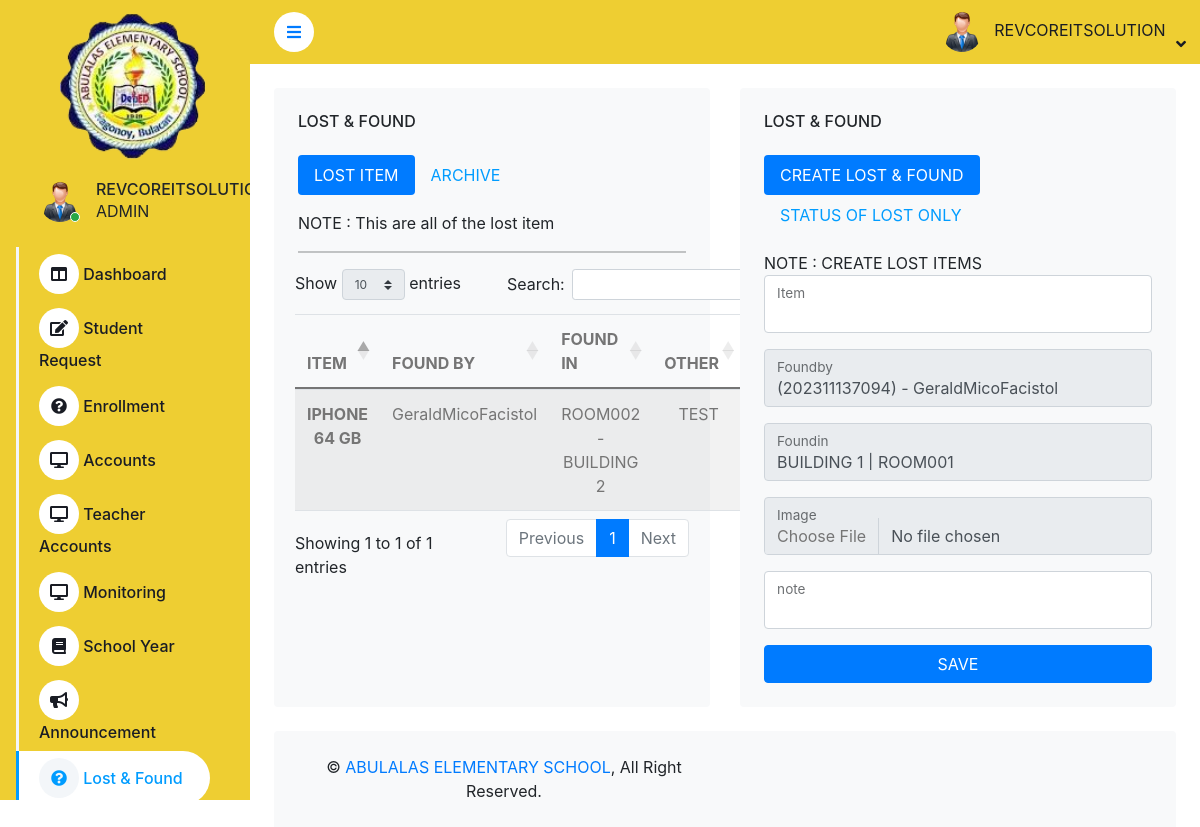
Before: /home.php?view=lost (signed in) with the older database file.
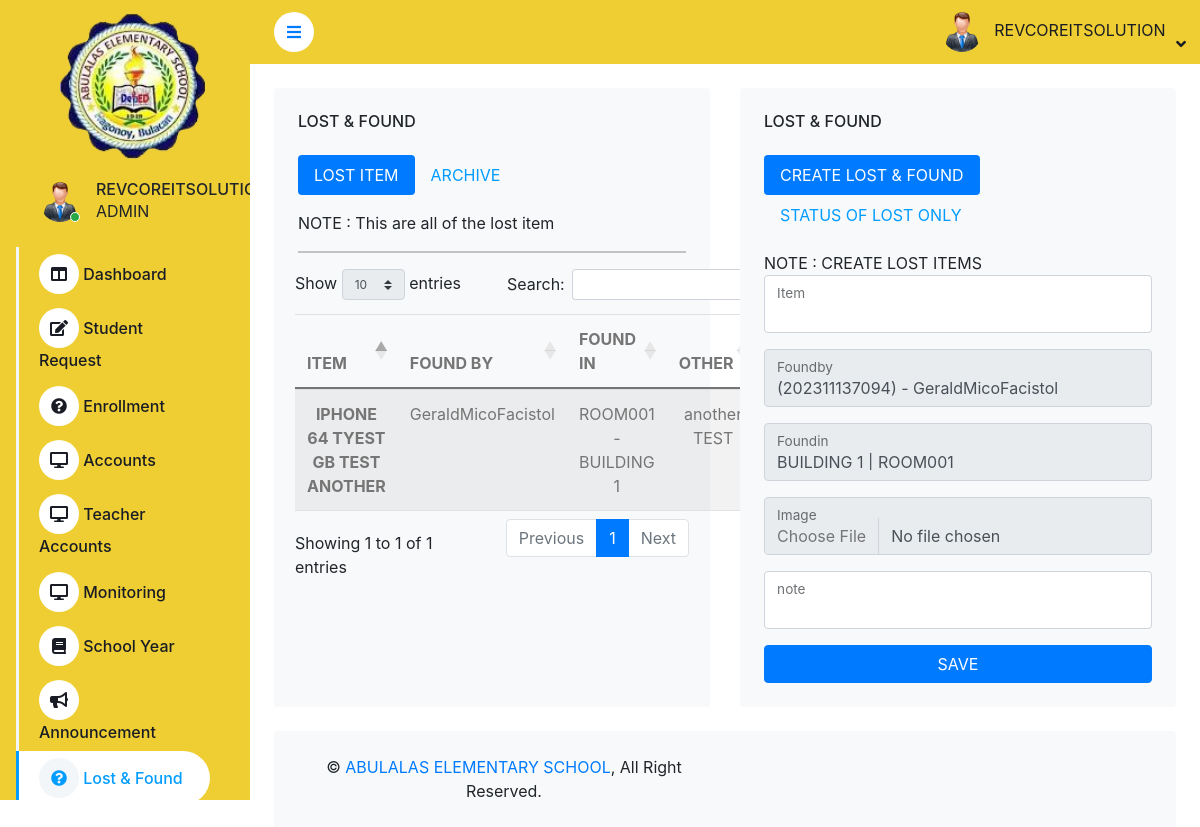
After: the same page with the newer database file.
### tables this page shows
CREATE TABLE `tbl_school_lost` (
  `fid` int(11) NOT NULL,
  `item` varchar(50) NOT NULL,
  `foundby` varchar(50) NOT NULL,
  `foundin` varchar(50) NOT NULL,
  `image_path` varchar(255) NOT NULL,
  `status` varchar(50) NOT NULL,
  `another` text NOT NULL,
  `date` date NOT NULL
);

CREATE TABLE `tbl_school_year_details_map` (
  `id` int(11) NOT NULL,
  `mid` varchar(50) NOT NULL,
  `room` varchar(50) NOT NULL,
  `building` varchar(50) NOT NULL
);

CREATE TABLE `tbl_school_student_record` (
  `rid` int(11) NOT NULL,
  `sycode` int(50) NOT NULL,
  `uid` varchar(255) NOT NULL,
  `fname` text NOT NULL,
  `gender` varchar(50) NOT NULL,
  `address` text NOT NULL,
  `current_level` int(50) NOT NULL,
  `current_section` int(50) NOT NULL
);

### connection/MainController.php (called while the page is built, shortened)
<?php
include('connection/LoginSession.php');
require_once "connection/ApiController.php";
$portCont = new portalController();
$userSession = $portCont->getUserDetails($session_id);
$studStat = $portCont->checkTotalStudentForTheActivatedSY();
$teacherStat = $portCont->checkTotalTeacherForTheActivatedSY();
?>

### connection/ApiController.php (called while the page is built, shortened)
<?php
require_once "DBController.php";
class portalController extends DBController
{
    function getUserDetails($session_id)
    {
        $query = "SELECT * FROM tbl_user_information TUI LEFT JOIN tbl_user_designation TUD ON TUI.designation = TUD.did WHERE TUI.user_id = ?";
        $params = array(
           array(
               "param_type" => "i",
               "param_value" => $session_id
           )
       );
       $userCredentials = $this->getDBResult($query, $params);
       return $userCredentials;
    }
    function allLost()
    {
        $query = "SELECT * FROM  tbl_school_lost TSL LEFT JOIN tbl_school_student_record TSSR ON TSL.foundby = TSSR.uid LEFT JOIN tbl_school_year_details_map TSYDM ON TSL.foundin = TSYDM.id WHERE TSL.status = 'LOST'";
        $allLost = $this->getDBResult($query);
        return $allLost;
    }
    function checkTotalStudentForTheActivatedSY()
    {
        $query = "SELECT TUSY.year_from,TUSY.year_to,TUSY.sycode,COUNT(*) as total FROM tbl_school_student_record TSSR LEFT JOIN tbl_user_school_year TUSY ON TSSR.sycode = TUSY.sycode WHERE TUSY.status = 'ACTIVATED'";
        $allMonitoring = $this->getDBResult($query);
        return $allMonitoring;
    }
    function checkTotalTeacherForTheActivatedSY()
    {
        $query = "SELECT TUSY.year_from,TUSY.year_to,TUSY.sycode,COUNT(*) as total  FROM teacher_assigned_section TAS LEFT JOIN  tbl_school_teacher_record TSTR ON TAS.uid = TSTR.uid LEFT JOIN tbl_user_school_year TUSY ON TAS.sycode = TUSY.sycode WHERE TUSY.status = 'ACTIVATED'";
        $allMonitoring = $this->getDBResult($query);
        return $allMonitoring;
    }
}

### connection/DBController.php (called while the page is built, shortened)
<?php
class DBController
{
    private $host = "localhost";
    private $user = "root";
    private $password = "";
    private $database = "school_abulalas";
    private $conn;
    function __construct()
    {
        $this->conn = mysqli_connect($this->host, $this->user, $this->password, $this->database);
    }
    function getDBResult($query, $params = array())
    {
        $sql_statement = $this->conn->prepare($query);
        if (! empty($params)) {
            $this->bindParams($sql_statement, $params);
        }
        $sql_statement->execute();
        $result = $sql_statement->get_result();
        if ($result->num_rows > 0) {
            while ($row = $result->fetch_assoc()) {
                $resultset[] = $row;
            }
        }
        if (! empty($resultset)) {
            return $resultset;
        }
    }
    function bindParams($sql_statement, $params)
    {
        $param_type = "";
        foreach ($params as $query_param) {
            $param_type .= $query_param["param_type"];
        }
        $bind_params[] = & $param_type;
        foreach ($params as $k => $query_param) {
            $bind_params[] = & $params[$k]["param_value"];
        }
        call_user_func_array(array(
            $sql_statement,
            'bind_param'
        ), $bind_params);
    }
}

### route/admin-lost.php (the view, shortened to what the changed rows need)
<div class="container-fluid pt-4 px-4">
                <div class="row g-4">
                    <div class="col-sm-12 col-xl-6">
                        <div class="bg-light rounded h-100 p-4">
                            <div class="tab-content" id="pills-tabContent">
                                <div class="tab-pane fade show active" id="pills-lost" role="tabpanel" aria-labelledby="pills-lost-tab">
                                       <div class="row">
                                        <table id="myLost" class="table table-striped" style="text-align:center;">
                                            <thead>
                                                 <tr>
                                                    <th scope="col">ITEM</th>
                                                    <th scope="col">FOUND BY</th>
                                                    <th scope="col">FOUND IN</th>
                                                    <th scope="col">OTHER</th>
                                                    <th scope="col">DATE</th>
                                                    <th scope="col">IMAGE</th>
                                                    <th scope="col">STATUS</th>
                                                    <th scope="col">ACTION</th>
                                                </tr>
                                            </thead>
                                            <tbody>
                                                <?php
                                                    $lostItem = $portCont->allLost();
                                                        if (!empty($lostItem)) {
                                                            foreach ($lostItem as $key => $value) {
                                                            ?>
                                                            <tr>
                                                                <th scope="row"><?php echo $lostItem[$key]['item']; ?></th>
                                                                <td><?php echo $lostItem[$key]['fname']; ?></td>
                                                                <td><?php echo $lostItem[$key]['room']; ?> - <?php echo $lostItem[$key]['building']; ?></td>
                                                                <td><?php echo $lostItem[$key]['another']; ?></td>
                                                                <td><?php echo $lostItem[$key]['date']; ?></td>
                                                                <td><img src="<?php echo $lostItem[$key]['image_path']; ?>" style="width:20%;"></td>
                                                                <td><?php echo $lostItem[$key]['status']; ?></td>
                                                                <td>
                                                                <a href='#editInfoLostModal_<?php echo $lostItem[$key]['fid']; ?>' class='btn btn-primary' data-bs-toggle='modal' data-bs-target='#editInfoLostModal_<?php echo  $lostItem[$key]['fid']; ?>'>Edit</a>
                                                                </td>
                                                            </tr>
                                                            <?php } } ?>
                                                        </tbody>
                                                    </table>
                                                </div>
                                </div>
                            </div>
                        </div>
                    </div>
                </div>
            </div>

Changed rows visible on the page:
changed tbl_school_lost "GeraldMicoFacistol": item "IPHONE 64 GB" → "IPHONE 64 TYEST GB TEST ANOTHER"; tbl_school_year_details_map.room "ROOM002" → "ROOM001"; tbl_school_year_details_map.building "BUILDING 2" → "BUILDING 1"; another "TEST" → "another TEST"
